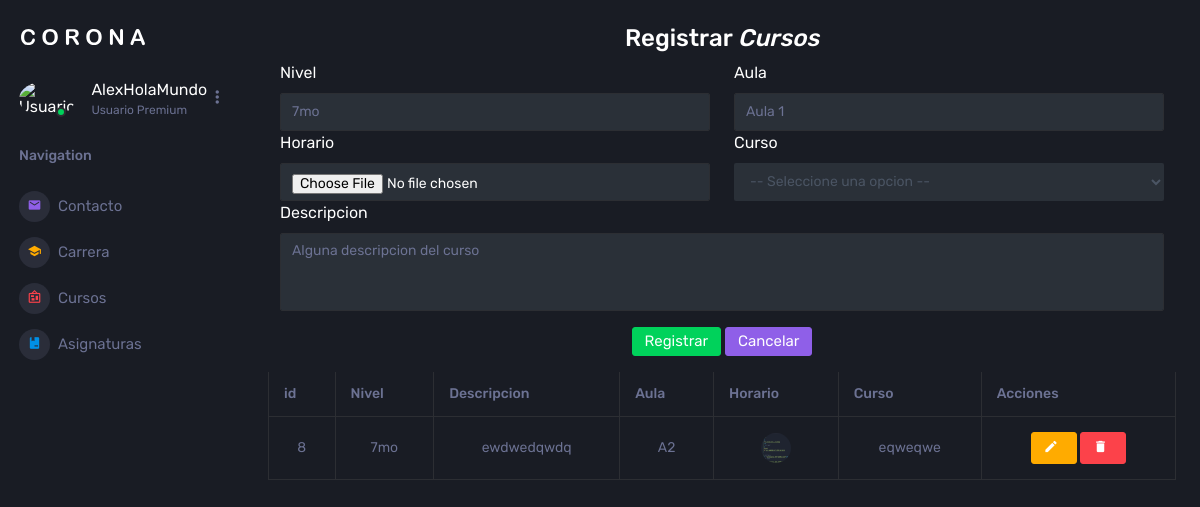
Page /listaCurso/ on the earlier database version.
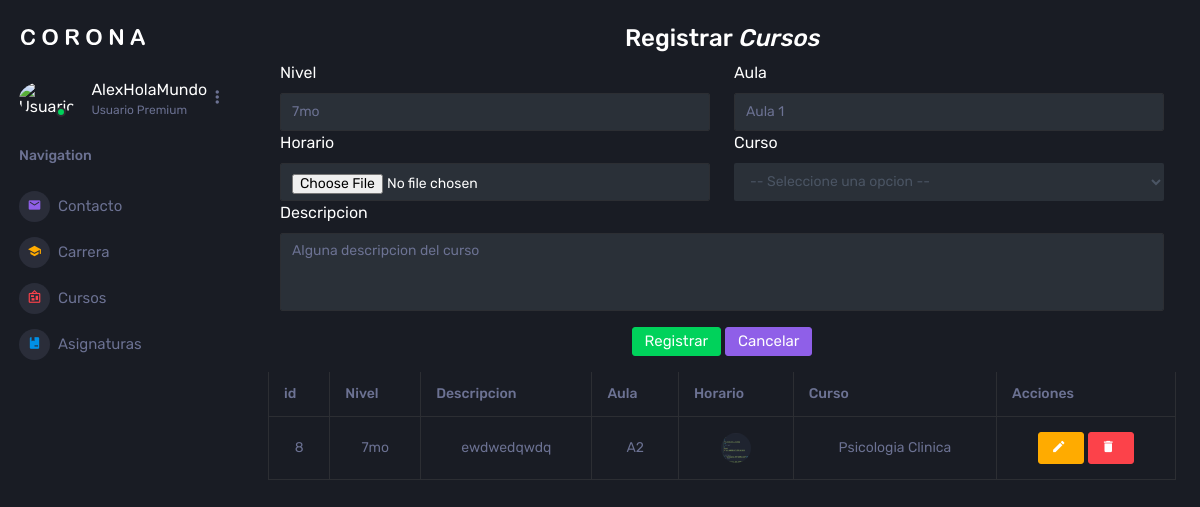
Same page on the later database version.
### Aplicaciones/MatriculasWATT/models.py (models this page shows, shortened)
class cursoWATT(models.Model):
    idCursoWATT = models.AutoField(primary_key=True)
    nivelCursoWATT = models.CharField(max_length=50)
    descripcionCursoWATT = models.CharField(max_length=50)
    aulaCursoWATT = models.CharField(max_length=50)
    horarioCursoWATT = models.FileField(upload_to='horarios',null=True, blank=True)
    carrera = models.ForeignKey(carreraWATT, null=True, blank=True, on_delete=models.CASCADE)

class carreraWATT(models.Model):
    idCarreraWATT = models.AutoField(primary_key=True)
    nombreCarreraWATT = models.CharField(max_length=50)
    logoCarreraWATT = models.FileField(upload_to='logos',null=True, blank=True)
    directorCarreraWATT = models.CharField(max_length=50)
    fechaCreacionCarreraWATT = models.DateField()
    descripcionCarreraWATT = models.CharField(max_length=50)

### Aplicaciones/MatriculasWATT/views.py (the view)
# urls.py: path('listaCurso/', views.listaCurso),
def listaCurso(request):
    cursoBdd=cursoWATT.objects.all()
    carreraBdd=carreraWATT.objects.all()
    return render(request, 'listaCurso.html', {
        'cursos': cursoBdd, 'carreras': carreraBdd
    })

### Aplicaciones/MatriculasWATT/templates/listaCurso.html (shortened to what the changed rows need)
{%extends './home.html'%} {%block contenido%} {% load static %}
<div class="container m-4">
  <div class="row">
    <div class="table-responsive">
      <table class="table table-bordered" id="tableCursos">
        <thead>
          <tr>
            <th scope="col">id</th>
            <th scope="col">Nivel</th>
            <th scope="col">Descripcion</th>
            <th scope="col">Aula</th>
            <th scope="col">Horario</th>
            <th scope="col">Curso</th>
            <th scope="col">Acciones</th>
          </tr>
        </thead>
        <tbody>
          {% for curso in cursos %}
          <tr>
            <td class="text-center">{{curso.idCursoWATT}}</td>
            <td class="text-center">{{curso.nivelCursoWATT}}</td>
            <td class="text-center">{{curso.descripcionCursoWATT}}</td>
            <td class="text-center">{{curso.aulaCursoWATT}}</td>
            <td class="text-center">
              {% if curso.horarioCursoWATT %}
              <a href="{{curso.horarioCursoWATT.url}}" target="_blank">
                <img
                  src="{{curso.horarioCursoWATT.url}}"
                  alt=""
                  width="50px"
                  height="50px"
                  target="_blank"
                />
              </a>
              {% else %}
              <b>N/A</b>
              {% endif %}
            </td>
            <td class="text-center">{{curso.carrera.nombreCarreraWATT}}</td>
            <td class="text-center">
              <a
                href="/editarCurso/{{curso.idCursoWATT}}"
                class="btn btn-warning"
              >
                <i class="mdi mdi-pencil"></i>
              </a>
              <a
                href="javascript:void(0);"
                type="button"
                class="btn btn-danger"
                onclick="eliminarCarrera(' /eliminarCarrera/{{curso.idCursoWATT}} ')"
              >
                <i class="mdi mdi-delete"></i>
              </a>
            </td>
          </tr>
          {% endfor %}
        </tbody>
      </table>
    </div>
  </div>
</div>
{% endblock %}

Differences in the rows shown:
changed through a linked row, cursoWATT "7mo": carrera.nombreCarreraWATT "eqweqwe" → "Psicologia Clinica"
